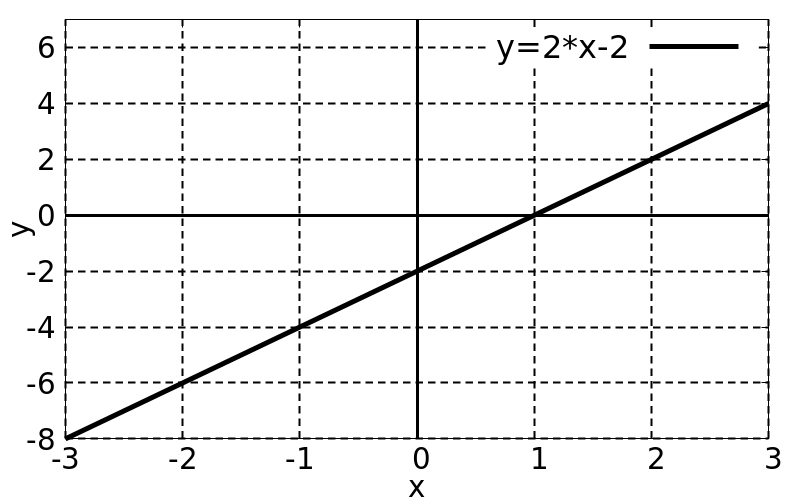

This figure's gnuplot source:
load "template/function-plot.gnuplot"

set xrange [-3:3]
set yrange [-8:7]

set xtics 1
set ytics 2

plot 2*x-2 lc 0 lw 5 title "y=2*x-2"
